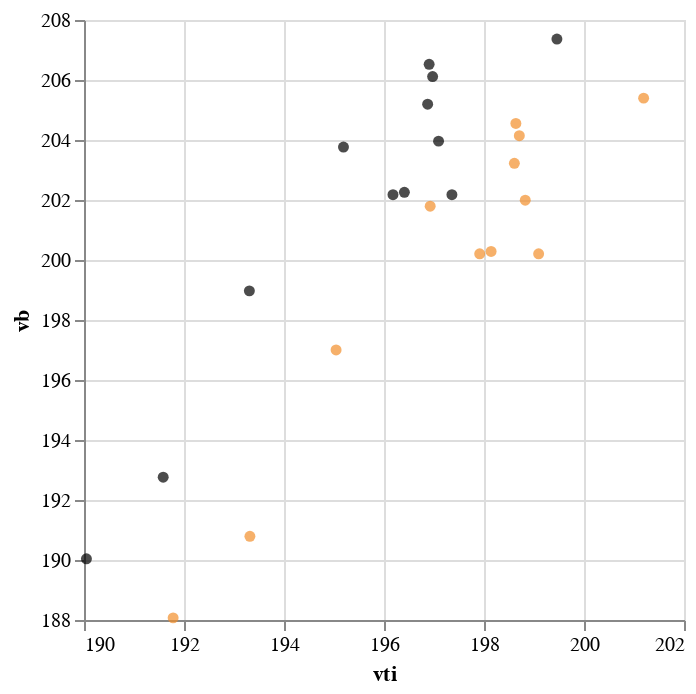

Notebook code cell kept with this figure:
### Code cell
def plot_marginal_2d_numerical_numerical(observed: pl.DataFrame,synthetic: pl.DataFrame,columns: list):
    assert len(columns) == 2, "2d plot requires selection of exactly two columns"
    for c in columns:
        assert c in observed.columns, f"Column '{c}' not in observed data"
        assert c in synthetic.columns, f"Column '{c}' not in synthetic data"
        
    observed = observed[columns].with_columns(pl.lit("observed").alias("plot_data_source"))
    synthetic = synthetic[columns].with_columns(pl.lit("synthetic").alias("plot_data_source"))
    combined = pl.concat([observed,synthetic])

    oplot = build_numerical_numerical_chart(combined,columns,COLOR_OBSERVED).transform_filter(alt.datum.plot_data_source == "observed")
    splot = build_numerical_numerical_chart(combined,columns,COLOR_SYNTHETIC).transform_filter(alt.datum.plot_data_source == "synthetic")
    return oplot+splot

plot_marginal_2d_numerical_numerical(odf,sdf,['vti','vb'])

### Figure 1 — Vega-Lite specification as saved in the notebook (floating-point values rounded to 4 significant figures)
{"config": {"view": {"continuousWidth": 300, "continuousHeight": 300}}, "layer": [{"data": {"name": "data-9d7639dccd4e67bc6b788ac470c715b3"}, "mark": {"type": "point", "filled": true}, "encoding": {"color": {"value": "#000000"}, "x": {"field": "vti", "scale": {"zero": false}, "type": "quantitative"}, "y": {"field": "vb", "scale": {"zero": false}, "type": "quantitative"}}, "transform": [{"filter": "(datum.plot_data_source === 'observed')"}]}, {"data": {"name": "data-9d7639dccd4e67bc6b788ac470c715b3"}, "mark": {"type": "point", "filled": true}, "encoding": {"color": {"value": "#f28e2b"}, "x": {"field": "vti", "scale": {"zero": false}, "type": "quantitative"}, "y": {"field": "vb", "scale": {"zero": false}, "type": "quantitative"}}, "transform": [{"filter": "(datum.plot_data_source === 'synthetic')"}]}], "$schema": "https://vega.github.io/schema/vega-lite/v5.20.1.json", "datasets": {"data-9d7639dccd4e67bc6b788ac470c715b3": [{"vti": 190.0, "vb": 190.0, "plot_data_source": "observed"}, {"vti": 191.6, "vb": 192.8, "plot_data_source": "observed"}, {"vti": 193.3, "vb": 199.0, "plot_data_source": "observed"}, {"vti": 196.4, "vb": 202.3, "plot_data_source": "observed"}, {"vti": 197.4, "vb": 202.2, "plot_data_source": "observed"}, {"vti": 196.2, "vb": 202.2, "plot_data_source": "observed"}, {"vti": 196.9, "vb": 205.2, "plot_data_source": "observed"}, {"vti": 197.1, "vb": 204.0, "plot_data_source": "observed"}, {"vti": 196.9, "vb": 206.5, "plot_data_source": "observed"}, {"vti": 195.2, "vb": 203.8, "plot_data_source": "observed"}, {"vti": 197.0, "vb": 206.1, "plot_data_source": "observed"}, {"vti": 199.5, "vb": 207.4, "plot_data_source": "observed"}, {"vti": 191.8, "vb": 188.1, "plot_data_source": "synthetic"}, {"vti": 193.3, "vb": 190.8, "plot_data_source": "synthetic"}, {"vti": 195.0, "vb": 197.0, "plot_data_source": "synthetic"}, {"vti": 198.1, "vb": 200.3, "plot_data_source": "synthetic"}, {"vti": 199.1, "vb": 200.2, "plot_data_source": "synthetic"}, {"vti": 197.9, "vb": 200.2, "plot_data_source": "synthetic"}, {"vti": 198.6, "vb": 203.2, "plot_data_source": "synthetic"}, {"vti": 198.8, "vb": 202.0, "plot_data_source": "synthetic"}, {"vti": 198.6, "vb": 204.6, "plot_data_source": "synthetic"}, {"vti": 196.9, "vb": 201.8, "plot_data_source": "synthetic"}, {"vti": 198.7, "vb": 204.1, "plot_data_source": "synthetic"}, {"vti": 201.2, "vb": 205.4, "plot_data_source": "synthetic"}]}}
